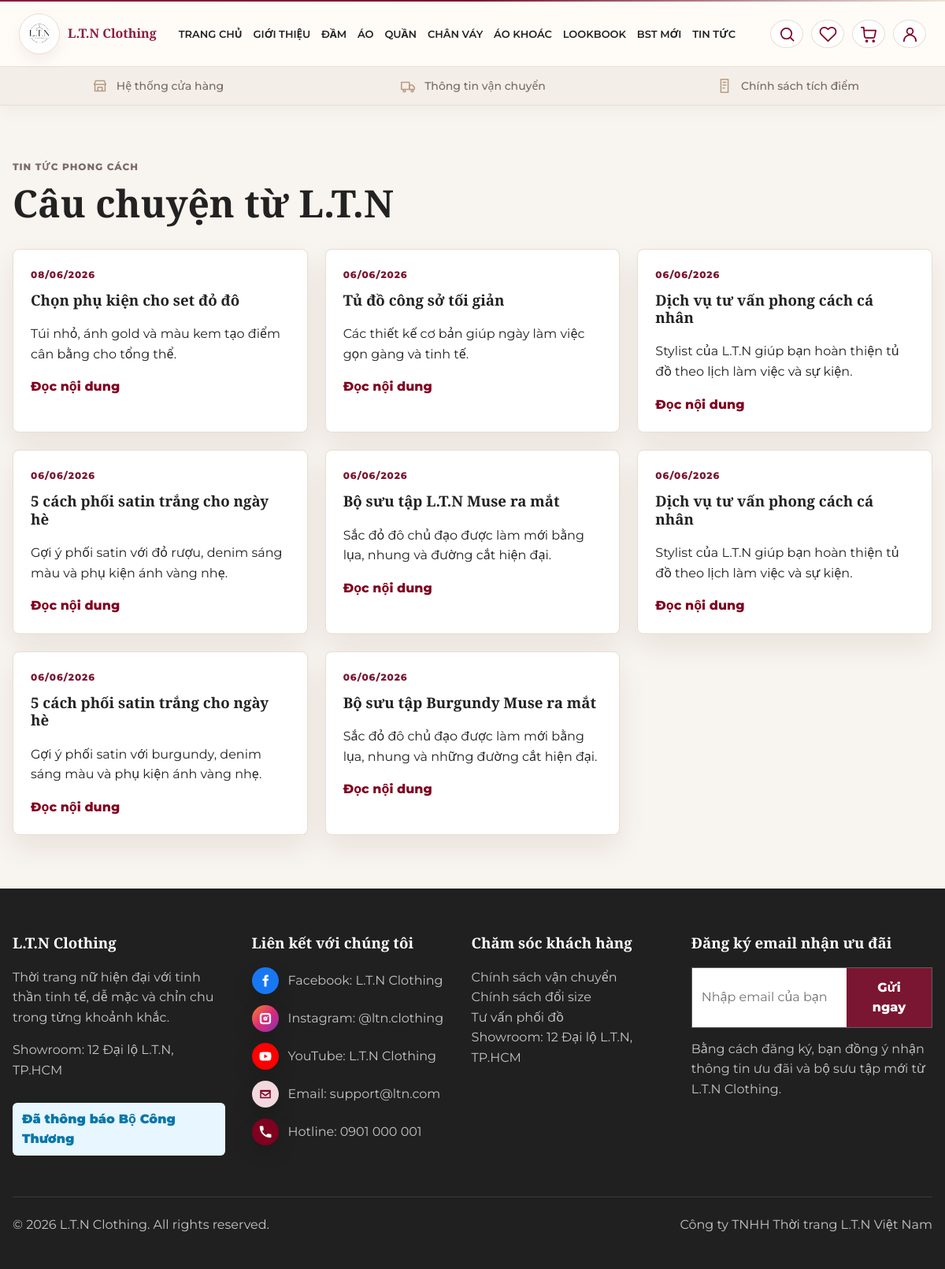
Screenshot of /blog/ with the database file from the repository.
### shop/models.py (models this page shows, shortened)
class TimeStampedModel(models.Model):
    created_at = models.DateTimeField(auto_now_add=True)
    updated_at = models.DateTimeField(auto_now=True)
    class Meta:
        abstract = True

class BlogPost(TimeStampedModel):
    title = models.CharField(max_length=180)
    slug = models.SlugField(max_length=210, unique=True, blank=True, allow_unicode=True)
    thumbnail = models.ImageField(upload_to="blog/", blank=True, null=True)
    summary = models.TextField()
    content = models.TextField()
    is_published = models.BooleanField(default=True)
    class Meta:
        ordering = ["-created_at"]
    def get_absolute_url(self):
        return reverse("shop:blog_detail", kwargs={"slug": self.slug})

### shop/views.py (the view)
# urls.py: path("blog/", views.blog_list, name="blog_list"),
def blog_list(request):
    posts = BlogPost.objects.filter(is_published=True)
    return render(request, "shop/blog_list.html", {"posts": posts})

### shop/context_processors.py (called while the page is built, shortened)
def dashboard_url_for_user(user):
    if not user.is_authenticated:
        return "/login/"

def cart_counter(request):
    user_dashboard_url = dashboard_url_for_user(request.user)
    if not request.user.is_authenticated:
        return {"cart_count": 0, "wishlist_count": 0, "user_dashboard_url": user_dashboard_url}

### templates/shop/blog_list.html (shortened to what this page needs)
{% extends "base.html" %}
{% block content %}
<main class="container section">
  <div class="page-head"><div><p class="eyebrow">Tin tức phong cách</p><h1>Câu chuyện từ L.T.N</h1></div></div>
  <div class="grid grid-3">
    {% for post in posts %}
      <article class="card news-card">
        <p class="eyebrow">{{ post.created_at|date:"d/m/Y" }}</p>
        <h3>{{ post.title }}</h3>
        <p>{{ post.summary }}</p>
        <a class="text-link" href="{{ post.get_absolute_url }}">Đọc nội dung</a>
      </article>
    {% empty %}<div class="empty">Chưa có bài viết.</div>{% endfor %}
  </div>
</main>
{% endblock %}

### static/css/base.css (style rules this page uses)
* { box-sizing: border-box; }
body { margin: 0; font-family: "Segoe UI", Arial, sans-serif; color: var(--text-dark); background: var(--cream-bg); line-height: 1.6; }
a { color: inherit; text-decoration: none; }
h1, h2, h3, p { margin-top: 0; }
h1 { font-size: clamp(36px, 5vw, 66px); line-height: 1.05; letter-spacing: 0; }
h3 { line-height: 1.2; }
.container { width: min(1180px, calc(100% - 32px)); margin: auto; }
.section { padding: 68px 0; }
.eyebrow { color: var(--fashion-maroon); font-size: 12px; font-weight: 800; letter-spacing: .08em; text-transform: uppercase; }
.text-link { color: var(--fashion-maroon); font-weight: 800; }
.grid { display: grid; gap: 22px; }
.grid-3 { grid-template-columns: repeat(3, minmax(0, 1fr)); }
.card { background: var(--white); border: 1px solid var(--border); border-radius: 8px; padding: 22px; box-shadow: 0 16px 36px rgba(59, 13, 17, .08); }

### static/css/layout.css (style rules this page uses)
.page-head { display: flex; justify-content: space-between; align-items: start; gap: 16px; margin-bottom: 24px; }
.page-head h1 { margin-bottom: 8px; font-size: clamp(30px, 4vw, 48px); }
.page-head p { color: var(--text-muted); }

### static/css/customer.css (style rules this page uses)
.news-card { min-height: 210px; }

### static/css/style.css (style rules this page uses)
:root { --primary: #7A1631; --primary-dark: #8B1E3F; --primary-soft: #F8E8EE; --bg: #FFFFFF; --bg-soft: #F8F4EF; --bg-beige: #F4EEE8; --beige: #EDE3D7; --text: #222222; --muted: #777777; --border: #E8DED2; --card: #FFFFFF; --shadow-soft: 0 10px 30px rgba(31, 31, 31, 0.08); --color-primary: var(--primary); --color-primary-dark: var(--primary-dark); --color-primary-soft: var(--primary-soft); --color-bg: var(--bg); --color-bg-soft: var(--bg-soft); --color-bg-beige: var(--beige); --color-text: var(--text); --color-muted: var(--muted); --color-border: var(--border); --color-footer: #202020; }
* { box-sizing: border-box; }
html, body { overflow-x: hidden; }
body { margin: 0; color: var(--color-text); background: var(--bg-soft); font-family: "Montserrat", "Segoe UI", Arial, sans-serif; line-height: 1.6; }
h1, h2, h3, .section-title h2, .brand span { font-family: "Playfair Display", Georgia, serif; }
main { background: var(--bg-soft); }
.container { width: min(1180px, calc(100% - 32px)); }
.eyebrow { color: var(--primary); letter-spacing: .08em; }
.section { background: var(--bg-soft); }
.card, .message-stack .card, .shop-filter, .account-menu, .auth-card { background: var(--card); }

### rows the page displays
BlogPost: created_at "08/06/2026", title "Chọn phụ kiện cho set đỏ đô", summary "Túi nhỏ, ánh gold và màu kem tạo điểm cân bằng cho tổng thể."
BlogPost: created_at "06/06/2026", title "Tủ đồ công sở tối giản", summary "Các thiết kế cơ bản giúp ngày làm việc gọn gàng và tinh tế."
BlogPost: created_at "06/06/2026", title "Dịch vụ tư vấn phong cách cá nhân", summary "Stylist của L.T.N giúp bạn hoàn thiện tủ đồ theo lịch làm việc và sự kiện."
BlogPost: created_at "06/06/2026", title "5 cách phối satin trắng cho ngày hè", summary "Gợi ý phối satin với đỏ rượu, denim sáng màu và phụ kiện ánh vàng nhẹ."
BlogPost: created_at "06/06/2026", title "Bộ sưu tập L.T.N Muse ra mắt", summary "Sắc đỏ đô chủ đạo được làm mới bằng lụa, nhung và đường cắt hiện đại."
BlogPost: created_at "06/06/2026", title "Dịch vụ tư vấn phong cách cá nhân", summary "Stylist của L.T.N giúp bạn hoàn thiện tủ đồ theo lịch làm việc và sự kiện."
BlogPost: created_at "06/06/2026", title "5 cách phối satin trắng cho ngày hè", summary "Gợi ý phối satin với burgundy, denim sáng màu và phụ kiện ánh vàng nhẹ."
BlogPost: created_at "06/06/2026", title "Bộ sưu tập Burgundy Muse ra mắt", summary "Sắc đỏ đô chủ đạo được làm mới bằng lụa, nhung và những đường cắt hiện đại."
